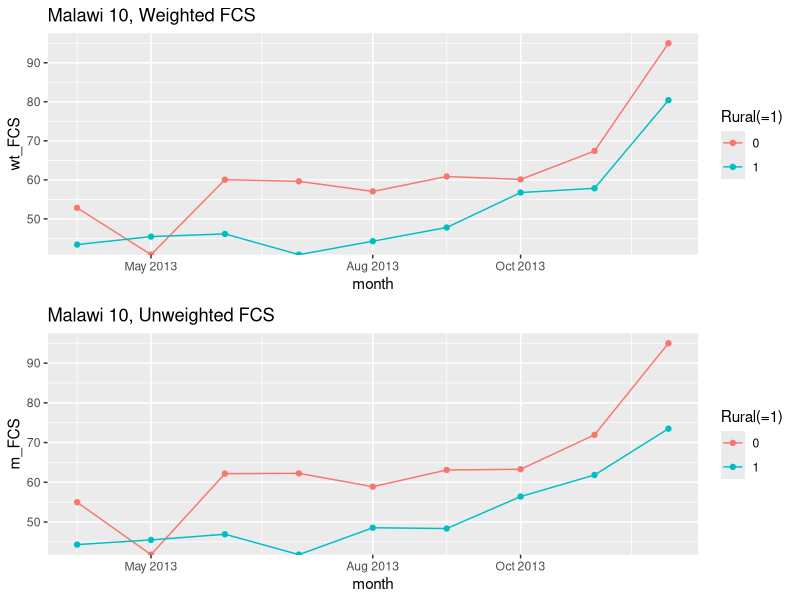

Reproduce this figure in R.
## ---- chunk 1
knitr::opts_chunk$set(echo = TRUE)
library(tidyverse)
library(zoo)
library(ggpubr)
## ---- chunk 2
MW_2010 = read.csv(file = 'data/malawi-2013-LSMS-HH.csv')
glimpse(MW_2010)

## ---- chunk 3

#I first create mean measures for FCS both Household Sample Weight(hhweight) Weighted and Unweighted
MW_2010$yearmon <- as.yearmon(paste(MW_2010$FS_year, MW_2010$FS_month), "%Y %m")

MW_2010_month = MW_2010 %>%
  group_by(rural, yearmon) %>%
  mutate(wt_FCS = weighted.mean(FCS, hhweight)) %>% 
  mutate(m_FCS = mean(FCS)) %>% 
  distinct(wt_FCS, m_FCS)


# Plot FCS(hhweight applied) by month and by rural VS urban
mW_wtFCS_10 = ggplot(MW_2010_month, aes(yearmon, wt_FCS, colour = factor(rural))) + 
  geom_line(aes(group = rural)) + 
  geom_point() + xlab("month") + ylab("wt_FCS") + labs(colour = "Rural(=1)") + ggtitle("Malawi 10, Weighted FCS")


# Plot FCS(hhweight "NOT" applied) by month and by rural VS urban
mw_mFCS_10 =ggplot(MW_2010_month, aes(yearmon, m_FCS, colour = factor(rural))) + 
  geom_line(aes(group = rural)) + 
  geom_point() + xlab("month") + ylab("m_FCS") + labs(colour = "Rural(=1)") + ggtitle("Malawi 10, Unweighted FCS")

ggarrange(mW_wtFCS_10, mw_mFCS_10, 
          #labels = c("A", "B", "C"),
          ncol = 1, nrow = 2)
